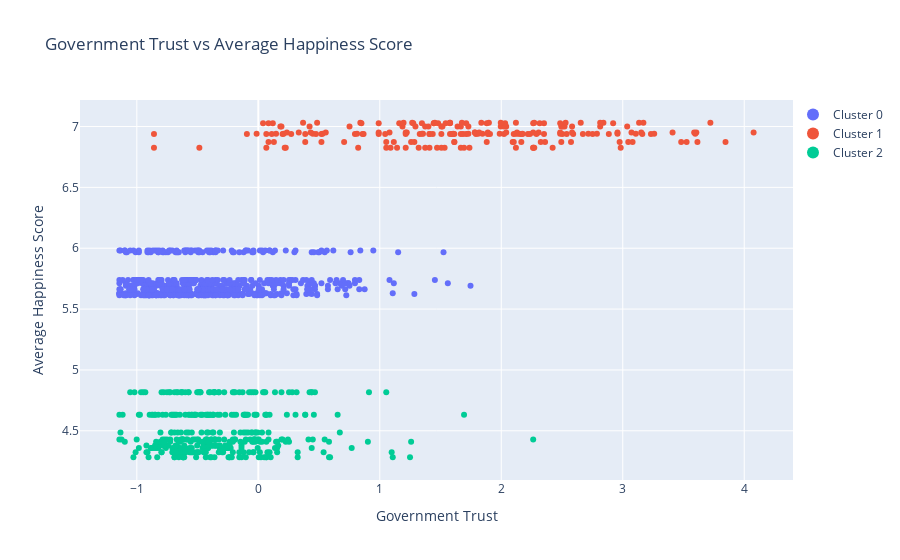

Notebook code for this chart:
### Markdown cell above
### *Government Trust vs Average Happiness Score*

### Code cell
# Creates the Plotly figure
fig_2 = go.Figure()

# Loops through the clusters and add traces
for cluster_num in range(3):
    cluster_data = standardized_df[standardized_df['cluster'] == cluster_num]
    
    # Defines how the hover text is displayed
    hover_text = (cluster_data['country'] + ', ' + cluster_data['year'].astype(str))
    
    # Adds scatter trace for each cluster
    fig_2.add_trace(
        go.Scatter(
            x=cluster_data['govt_trust'],
            y=cluster_data['avg_happiness_score'],
            mode='markers',
            name=f'Cluster {cluster_num}',
            hoverinfo='text',  # Sets hoverinfo to 'text' to only display custom hover text
            text=hover_text,   # Uses the 'text' parameter instead of 'hovertext'
            marker=dict(size=6)
        )
    )

# Customizes the plot layout
fig_2.update_layout(
    xaxis_title='Government Trust',
    yaxis_title='Average Happiness Score',
    title='Government Trust vs Average Happiness Score',
    showlegend=True,
    legend=dict(
        x=1,
        y=1,
        itemsizing='constant',
    )
)

### Figure 1 — Plotly figure (JSON) as saved in the notebook; plotly's stock layout.template omitted (floating-point values rounded to 4 significant figures; data arrays with more than 128 entries replaced by an {"elided": "..."} marker saying what was removed)
{"data": [{"hoverinfo": "text", "marker": {"size": 6}, "mode": "markers", "name": "Cluster 0", "text": {"elided": "608 str values"}, "type": "scatter", "x": {"elided": "608 float values"}, "y": {"elided": "608 float values"}}, {"hoverinfo": "text", "marker": {"size": 6}, "mode": "markers", "name": "Cluster 1", "text": {"elided": "209 str values"}, "type": "scatter", "x": {"elided": "209 float values"}, "y": {"elided": "209 float values"}}, {"hoverinfo": "text", "marker": {"size": 6}, "mode": "markers", "name": "Cluster 2", "text": {"elided": "362 str values"}, "type": "scatter", "x": {"elided": "362 float values"}, "y": {"elided": "362 float values"}}], "layout": {"legend": {"itemsizing": "constant", "x": 1, "y": 1}, "showlegend": true, "title": {"text": "Government Trust vs Average Happiness Score"}, "xaxis": {"title": {"text": "Government Trust"}}, "yaxis": {"title": {"text": "Average Happiness Score"}}}}
